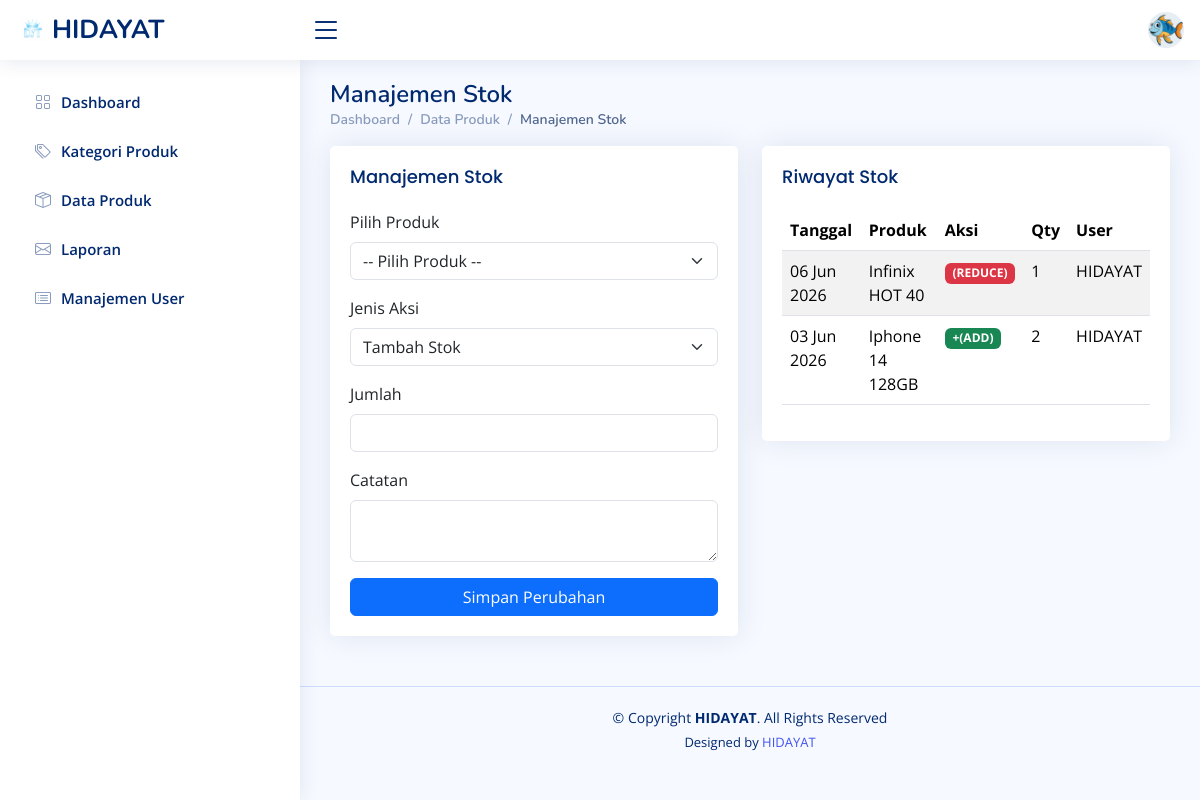
/stok.php (signed in), run on the app's committed database.
### tables this page shows
CREATE TABLE `stock_logs` (
  `id` int(11) NOT NULL,
  `product_id` int(11) DEFAULT NULL,
  `change_type` enum('ADD','EDIT','REDUCE') DEFAULT NULL,
  `qty` int(11) DEFAULT NULL,
  `stock_before` int(11) DEFAULT NULL,
  `stock_after` int(11) DEFAULT NULL,
  `note` varchar(255) DEFAULT NULL,
  `created_at` timestamp NOT NULL DEFAULT current_timestamp(),
  `created_by` int(11) DEFAULT NULL
);

CREATE TABLE `products` (
  `id` int(11) NOT NULL,
  `category_id` int(11) DEFAULT NULL,
  `product_code` varchar(50) DEFAULT NULL,
  `product_name` varchar(150) DEFAULT NULL,
  `stock` int(11) NOT NULL DEFAULT 0,
  `min_stock` int(11) NOT NULL DEFAULT 5,
  `price` int(11) DEFAULT NULL,
  `gambar` varchar(255) NOT NULL,
  `created_at` timestamp NOT NULL DEFAULT current_timestamp() ON UPDATE current_timestamp(),
  `updated_at` timestamp NOT NULL DEFAULT current_timestamp()
);

CREATE TABLE `users` (
  `id` int(11) NOT NULL,
  `name` varchar(100) DEFAULT NULL,
  `email` varchar(100) DEFAULT NULL,
  `password` varchar(255) DEFAULT NULL,
  `role` enum('admin','staff') NOT NULL DEFAULT 'staff',
  `is_active` tinyint(1) NOT NULL DEFAULT 1,
  `created_at` timestamp NOT NULL DEFAULT current_timestamp()
);

### stok.php (the view, shortened to what this page needs)
<?php $page = basename($_SERVER['PHP_SELF']); ?>
<!DOCTYPE html>
<html lang="en">
<head>
  <link href="assets/vendor/bootstrap/css/bootstrap.min.css" rel="stylesheet">
  <link href="assets/vendor/bootstrap-icons/bootstrap-icons.css" rel="stylesheet">
  <link href="assets/vendor/boxicons/css/boxicons.min.css" rel="stylesheet">
  <link href="assets/vendor/quill/quill.snow.css" rel="stylesheet">
  <link href="assets/vendor/quill/quill.bubble.css" rel="stylesheet">
  <link href="assets/vendor/remixicon/remixicon.css" rel="stylesheet">
  <link href="assets/vendor/simple-datatables/style.css" rel="stylesheet">
  <link href="assets/css/style.css" rel="stylesheet">
</head>
<body>
  <header id="header" class="header fixed-top d-flex align-items-center">
    <div class="d-flex align-items-center justify-content-between">
      <a href="index.php" class="logo d-flex align-items-center">
        <img src="assets/img/logo.png" alt="">
        <span class="d-none d-lg-block">HIDAYAT</span>
      </a>
      <i class="bi bi-list toggle-sidebar-btn"></i>
    </div>
    <nav class="header-nav ms-auto">
      <ul class="d-flex align-items-center">
        <li class="nav-item dropdown pe-3">
          <a class="nav-link nav-profile d-flex align-items-center pe-0"
            href="#"
            data-bs-toggle="dropdown">
            <img
              src="assets/img/ikan.png"
              alt="Profile"
              class="rounded-circle" />
          </a>
        </li>
      </ul>
    </nav>
  </header>
  <aside id="sidebar" class="sidebar">
    <ul class="sidebar-nav" id="sidebar-nav">
      <li class="nav-item">
        <a class="nav-link <?= ($page == 'index.php') ? '' : 'collapsed' ?>" href="index.php">
          <i class="bi bi-grid"></i>
          <span>Dashboard</span>
        </a>
      </li>
      <li class="nav-item">
        <a class="nav-link <?= ($page == 'kategori_produk.php') ? '' : 'collapsed' ?>" href="kategori_produk.php">
          <i class="bi bi-tags"></i>
          <span>Kategori Produk</span>
        </a>
      </li>
      <li class="nav-item">
        <a class="nav-link <?= ($page == 'data_produk.php') ? '' : 'collapsed' ?>" href="data_produk.php">
          <i class="bi bi-box-seam"></i>
          <span>Data Produk</span>
        </a>
      </li>
      <li class="nav-item">
        <a class="nav-link <?= ($page == 'laporan.php') ? '' : 'collapsed' ?>" href="laporan.php">
          <i class="bi bi-envelope"></i>
          <span>Laporan</span>
        </a>
      </li>
      <li class="nav-item">
        <a class="nav-link <?= ($page == 'user.php') ? '' : 'collapsed' ?>" href="user.php">
          <i class="bi bi-card-list"></i>
          <span>Manajemen User</span>
        </a>
      </li>
    </ul>
  </aside>
  <main id="main" class="main">
    <div class="pagetitle">
      <h1>Manajemen Stok</h1>
      <nav>
        <ol class="breadcrumb">
          <li class="breadcrumb-item"><a href="index.php">Dashboard</a></li>
          <li class="breadcrumb-item">Data Produk</li>
          <li class="breadcrumb-item active">Manajemen Stok</li>
        </ol>
      </nav>
    </div>
    <section class="section">
      <div class="row">
        <div class="col-lg-6">
          <div class="card">
            <div class="card-body">
              <h5 class="card-title">Manajemen Stok</h5>
              <form method="POST">
                <div class="mb-3">
                  <label class="form-label">Pilih Produk</label>
                  <select name="product_id" class="form-select" required>
                    <option selected disabled>-- Pilih Produk --</option>
                    <?php
                    include "koneksi.php";
                    ?>
                  </select>
                </div>
                <div class="mb-3">
                  <label class="form-label">Jenis Aksi</label>
                  <select name="change_type" class="form-select">
                    <option value="ADD">Tambah Stok</option>
                  </select>
                </div>
                <div class="mb-3">
                  <label class="form-label">Jumlah</label>
                  <input type="number" name="qty" class="form-control" required>
                </div>
                <div class="mb-3">
                  <label class="form-label">Catatan</label>
                  <textarea name="note" class="form-control" rows="2"></textarea>
                </div>
                <button type="submit" name="submit" class="btn btn-primary w-100">
                  Simpan Perubahan
                </button>
              </form>
            </div>
          </div>
        </div>
        <div class="col-lg-6">
          <div class="card">
            <div class="card-body">
              <h5 class="card-title">Riwayat Stok</h5>
              <table class="table table-striped">
                <thead>
                  <tr>
                    <th>Tanggal</th>
                    <th>Produk</th>
                    <th>Aksi</th>
                    <th>Qty</th>
                    <th>User</th>
                  </tr>
                </thead>
                <tbody>
                  <?php
                  $query = mysqli_query($conn, "
                                SELECT sl.*, p.product_name, u.name
                                FROM stock_logs sl
                                JOIN products p ON sl.product_id = p.id
                                JOIN users u ON sl.created_by = u.id
                                ORDER BY sl.created_at DESC
                            ");
                  while ($row = mysqli_fetch_assoc($query)) {
                    $badge = $row['change_type'] == 'ADD'
                      ? "<span class='badge bg-success'>+(ADD)</span>"
                      : "<span class='badge bg-danger'>(REDUCE)</span>";
                    echo "
                                    <tr>
                                        <td>" . date('d M Y', strtotime($row['created_at'])) . "</td>
                                        <td>{$row['product_name']}</td>
                                        <td>$badge</td>
                                        <td>{$row['qty']}</td>
                                        <td>{$row['name']}</td>
                                    </tr>
                                ";
                  }
                  ?>
                </tbody>
              </table>
            </div>
          </div>
        </div>
      </div>
    </section>
  </main>
  <footer id="footer" class="footer">
    <div class="copyright">
      &copy; Copyright <strong><span>HIDAYAT</span></strong>. All Rights Reserved
    </div>
    <div class="credits">
      Designed by <a href="https://www.instagram.com/ddyttt21">HIDAYAT</a>
    </div>
  </footer>
</body>
</html>

### assets/css/style.css (style rules this page uses)
:root { scroll-behavior: smooth; }
body { font-family: "Open Sans", sans-serif; background: #f6f9ff; color: #444444; }
a { color: #4154f1; text-decoration: none; }
h1, h2, h3, h4, h5, h6 { font-family: "Nunito", sans-serif; }
#main { margin-top: 60px; padding: 20px 30px; transition: all 0.3s; }
.pagetitle { margin-bottom: 10px; }
.pagetitle h1 { font-size: 24px; margin-bottom: 0; font-weight: 600; color: #012970; }
.card { margin-bottom: 30px; border: none; border-radius: 5px; box-shadow: 0px 0 30px rgba(1, 41, 112, 0.1); }
.card-title { padding: 20px 0 15px 0; font-size: 18px; font-weight: 500; color: #012970; font-family: "Poppins", sans-serif; }
.card-body { padding: 0 20px 20px 20px; }
.breadcrumb { font-size: 14px; font-family: "Nunito", sans-serif; color: #899bbd; font-weight: 600; }
.breadcrumb a { color: #899bbd; transition: 0.3s; }
.breadcrumb .breadcrumb-item::before { color: #899bbd; }
.breadcrumb .active { color: #51678f; font-weight: 600; }
.logo { line-height: 1; }
@media (min-width: 1200px) { .logo { width: 280px; } }
.logo img { max-height: 26px; margin-right: 6px; }
.logo span { font-size: 26px; font-weight: 700; color: #012970; font-family: "Nunito", sans-serif; }
.header { transition: all 0.5s; z-index: 997; height: 60px; box-shadow: 0px 2px 20px rgba(1, 41, 112, 0.1); background-color: #fff; padding-left: 20px; }
.header .toggle-sidebar-btn { font-size: 32px; padding-left: 10px; cursor: pointer; color: #012970; }
.header-nav ul { list-style: none; }
.header-nav>ul { margin: 0; padding: 0; }
.header-nav .nav-profile { color: #012970; }
.header-nav .nav-profile img { max-height: 36px; }
.sidebar { position: fixed; top: 60px; left: 0; bottom: 0; width: 300px; z-index: 996; transition: all 0.3s; padding: 20px; overflow-y: auto; scrollbar-width: thin; scrollbar-color: #aab7cf transparent; box-shadow: 0px 0px 20px rgba(1, 41, 112, 0.1); background-color: #fff; }
@media (min-width: 1200px) { #main, #footer { margin-left: 300px; } }
.sidebar-nav { padding: 0; margin: 0; list-style: none; }
.sidebar-nav li { padding: 0; margin: 0; list-style: none; }
.sidebar-nav .nav-item { margin-bottom: 5px; }
.sidebar-nav .nav-link { display: flex; align-items: center; font-size: 15px; font-weight: 600; color: #4154f1; transition: 0.3; background: #f6f9ff; padding: 10px 15px; border-radius: 4px; }
.sidebar-nav .nav-link i { font-size: 16px; margin-right: 10px; color: #4154f1; }
.sidebar-nav .nav-link.collapsed { color: #012970; background: #fff; }
.sidebar-nav .nav-link.collapsed i { color: #899bbd; }
.footer { padding: 20px 0; font-size: 14px; transition: all 0.3s; border-top: 1px solid #cddfff; }
.footer .copyright { text-align: center; color: #012970; }
.footer .credits { padding-top: 5px; text-align: center; font-size: 13px; color: #012970; }

### data on the page
stock_logs: created_at "06 Jun 2026", product.product_name "Infinix HOT 40", change_type "(REDUCE)", qty "1", users.name "HIDAYAT"
stock_logs: created_at "03 Jun 2026", product.product_name "Iphone 14 128GB", change_type "+(ADD)", qty "2", users.name "HIDAYAT"
